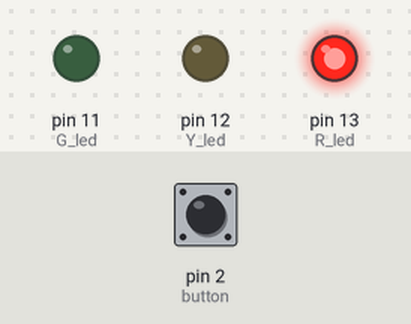
Recording of a sketch running on a simulated Arduino Uno, built with avr-gcc and run on an emulated ATmega328P. On the bench: output pins drawn as LEDs (lit = HIGH). The inputs (shaded band) are chosen by the test bench; at power-on: pin 2 (button) HIGH.

Above: at 0.2 s.
At 2.2 s:
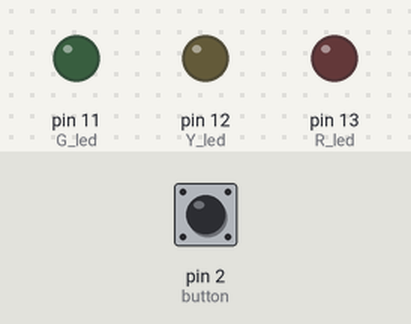
At 3.7 s:
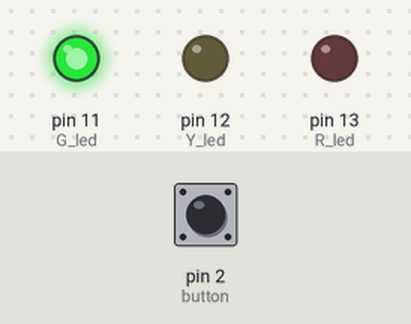
At 4.7 s:
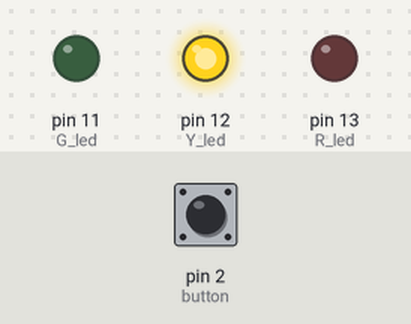
Timing chart, 0 to 5.2 s (numbered marks = the images above):
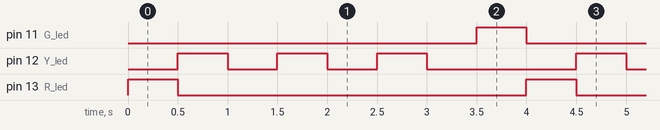

The sketch:

cet_micro_traffic_light_interrupt_debouncing.ino
```cpp
const byte R_led =13;
const byte Y_led =12;
const byte G_led =11;
const byte button =2;
int red_delay=500;
volatile unsigned long lastDebounceTime = 0;
const unsigned long debounceDelay = 200;
void setup() {
  // initialize digital pin LED_BUILTIN as an output.
  pinMode(R_led, OUTPUT);
  pinMode(Y_led, OUTPUT);
  pinMode(G_led, OUTPUT);
  pinMode(button, INPUT_PULLUP);
  attachInterrupt(digitalPinToInterrupt(2), Pedestrian, RISING);
}
void Pedestrian(){
  unsigned long currentTime = millis();

  if (currentTime - lastDebounceTime > debounceDelay) {
    red_delay=2000;
    lastDebounceTime = currentTime;
  }


}
// the loop function runs over and over again forever
void loop() {
  byte b_press=digitalRead(button);
  //if(!b_press){red_delay=2000;}

  digitalWrite(R_led, HIGH);
  digitalWrite(Y_led, LOW);
  digitalWrite(G_led, LOW);
  delay(red_delay);
  if(red_delay==2000){red_delay=500;}

  digitalWrite(R_led, LOW);
  digitalWrite(G_led, LOW);
  for(byte i=0;i<3;i++)
  {

  digitalWrite(Y_led, HIGH);
  delay(500);
  digitalWrite(Y_led, LOW);
  delay(500);
  }


  digitalWrite(R_led, LOW);
  digitalWrite(Y_led,LOW );
  digitalWrite(G_led, HIGH);
  delay(500);
}
```

Measured:
- by itself, pin 11 (G_led), pin 13 (R_led): alternates HIGH for 0.50 s and LOW for 3.5 s
- by itself, pin 12 (Y_led): repeats every 4.0 s: 2 × (LOW 0.50 s, HIGH 0.50 s), LOW 1.5 s, HIGH 0.50 s
- by itself, everything shown: repeats every 4.0 s, in 8 steps
